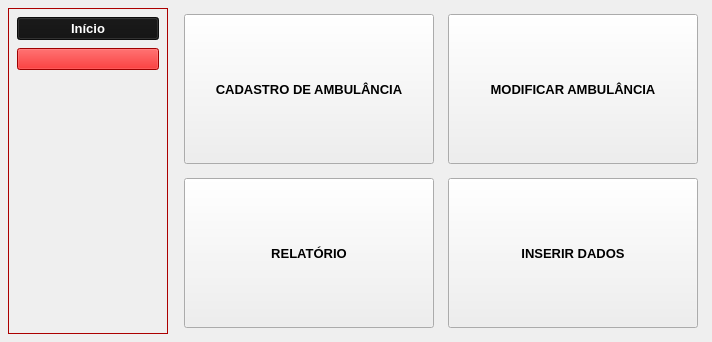
  <widget class="QWidget" name="centralwidget">
   <layout class="QHBoxLayout" name="horizontalLayout" stretch="0,1">
    <property name="spacing">
     <number>10</number>
    </property>
    <property name="leftMargin">
     <number>8</number>
    </property>
    <property name="topMargin">
     <number>8</number>
    </property>
    <property name="rightMargin">
     <number>8</number>
    </property>
    <property name="bottomMargin">
     <number>8</number>
    </property>
    <item>
     <widget class="QFrame" name="menuLateral">
      <property name="sizePolicy">
       <sizepolicy hsizetype="Fixed" vsizetype="Expanding">
        <horstretch>0</horstretch>
        <verstretch>0</verstretch>
       </sizepolicy>
      </property>
      <property name="minimumSize">
       <size>
        <width>160</width>
        <height>0</height>
       </size>
      </property>
      <property name="maximumSize">
       <size>
        <width>160</width>
        <height>16777215</height>
       </size>
      </property>
      <property name="palette">
       <palette>
        <active>
         <colorrole role="WindowText">
          <brush brushstyle="SolidPattern">
           <color alpha="255">
            <red>0</red>
            <green>0</green>
            <blue>0</blue>
           </color>
          </brush>
         </colorrole>
         <colorrole role="Button">
          <brush brushstyle="SolidPattern">
           <color alpha="255">
            <red>223</red>
            <green>0</green>
            <blue>0</blue>
           </color>
          </brush>
         </colorrole>
         <colorrole role="Light">
          <brush brushstyle="SolidPattern">
           <color alpha="255">
            <red>255</red>
            <green>79</green>
            <blue>79</blue>
           </color>
          </brush>
         </colorrole>
         <colorrole role="Midlight">
          <brush brushstyle="SolidPattern">
           <color alpha="255">
            <red>239</red>
            <green>39</green>
            <blue>39</blue>
           </color>
          </brush>
         </colorrole>
         <colorrole role="Dark">
          <brush brushstyle="SolidPattern">
           <color alpha="255">
            <red>111</red>
            <green>0</green>
            <blue>0</blue>
           </color>
          </brush>
         </colorrole>
         <colorrole role="Mid">
          <brush brushstyle="SolidPattern">
           <color alpha="255">
            <red>149</red>
            <green>0</green>
            <blue>0</blue>
           </color>
          </brush>
         </colorrole>
         <colorrole role="Text">
          <brush brushstyle="SolidPattern">
           <color alpha="255">
            <red>0</red>
            <green>0</green>
            <blue>0</blue>
           </color>
          </brush>
         </colorrole>
         <colorrole role="BrightText">
          <brush brushstyle="SolidPattern">
           <color alpha="255">
            <red>255</red>
            <green>255</green>
            <blue>255</blue>
           </color>
          </brush>
         </colorrole>
         <colorrole role="ButtonText">
          <brush brushstyle="SolidPattern">
           <color alpha="255">
            <red>0</red>
            <green>0</green>
            <blue>0</blue>
           </color>
          </brush>
         </colorrole>
         <colorrole role="Base">
          <brush brushstyle="SolidPattern">
           <color alpha="255">
            <red>255</red>
            <green>255</green>
            <blue>255</blue>
           </color>
          </brush>
         </colorrole>
         <colorrole role="Window">
          <brush brushstyle="SolidPattern">
           <color alpha="255">
            <red>223</red>
            <green>0</green>
            <blue>0</blue>
           </color>
          </brush>
         </colorrole>
         <colorrole role="Shadow">
          <brush brushstyle="SolidPattern">
           <color alpha="255">
            <red>0</red>
            <green>0</green>
            <blue>0</blue>
           </color>
          </brush>
         </colorrole>
         <colorrole role="AlternateBase">
          <brush brushstyle="SolidPattern">
           <color alpha="255">
            <red>239</red>
            <green>127</green>
            <blue>127</blue>
           </color>
          </brush>
         </colorrole>
         <colorrole role="ToolTipBase">
          <brush brushstyle="SolidPattern">
           <color alpha="255">
            <red>255</red>
            <green>255</green>
            <blue>220</blue>
           </color>
          </brush>
         </colorrole>
         <colorrole role="ToolTipText">
          <brush brushstyle="SolidPattern">
           <color alpha="255">
            <red>0</red>
            <green>0</green>
            <blue>0</blue>
           </color>
          </brush>
         </colorrole>
        </active>
        <inactive>
         <colorrole role="WindowText">
          <brush brushstyle="SolidPattern">
           <color alpha="255">
            <red>0</red>
            <green>0</green>
            <blue>0</blue>
           </color>
          </brush>
         </colorrole>
         <colorrole role="Button">
          <brush brushstyle="SolidPattern">
           <color alpha="255">
            <red>223</red>
            <green>0</green>
            <blue>0</blue>
           </color>
          </brush>
         </colorrole>
         <colorrole role="Light">
          <brush brushstyle="SolidPattern">
           <color alpha="255">
            <red>255</red>
            <green>79</green>
            <blue>79</blue>
           </color>
          </brush>
         </colorrole>
         <colorrole role="Midlight">
          <brush brushstyle="SolidPattern">
           <color alpha="255">
            <red>239</red>
            <green>39</green>
            <blue>39</blue>
           </color>
          </brush>
         </colorrole>
         <colorrole role="Dark">
          <brush brushstyle="SolidPattern">
           <color alpha="255">
            <red>111</red>
            <green>0</green>
            <blue>0</blue>
           </color>
          </brush>
         </colorrole>
         <colorrole role="Mid">
          <brush brushstyle="SolidPattern">
           <color alpha="255">
            <red>149</red>
            <green>0</green>
            <blue>0</blue>
           </color>
          </brush>
         </colorrole>
         <colorrole role="Text">
          <brush brushstyle="SolidPattern">
           <color alpha="255">
            <red>0</red>
            <green>0</green>
            <blue>0</blue>
           </color>
          </brush>
         </colorrole>
         <colorrole role="BrightText">
          <brush brushstyle="SolidPattern">
           <color alpha="255">
            <red>255</red>
            <green>255</green>
            <blue>255</blue>
           </color>
          </brush>
         </colorrole>
         <colorrole role="ButtonText">
          <brush brushstyle="SolidPattern">
           <color alpha="255">
            <red>0</red>
            <green>0</green>
            <blue>0</blue>
           </color>
          </brush>
         </colorrole>
         <colorrole role="Base">
          <brush brushstyle="SolidPattern">
           <color alpha="255">
            <red>255</red>
            <green>255</green>
            <blue>255</blue>
           </color>
          </brush>
         </colorrole>
         <colorrole role="Window">
          <brush brushstyle="SolidPattern">
           <color alpha="255">
            <red>223</red>
            <green>0</green>
            <blue>0</blue>
           </color>
          </brush>
         </colorrole>
         <colorrole role="Shadow">
          <brush brushstyle="SolidPattern">
           <color alpha="255">
            <red>0</red>
            <green>0</green>
            <blue>0</blue>
           </color>
          </brush>
         </colorrole>
         <colorrole role="AlternateBase">
          <brush brushstyle="SolidPattern">
           <color alpha="255">
            <red>239</red>
            <green>127</green>
            <blue>127</blue>
           </color>
          </brush>
         </colorrole>
         <colorrole role="ToolTipBase">
          <brush brushstyle="SolidPattern">
           <color alpha="255">
            <red>255</red>
            <green>255</green>
            <blue>220</blue>
           </color>
          </brush>
         </colorrole>
         <colorrole role="ToolTipText">
          <brush brushstyle="SolidPattern">
           <color alpha="255">
            <red>0</red>
            <green>0</green>
            <blue>0</blue>
           </color>
          </brush>
         </colorrole>
        </inactive>
        <disabled>
         <colorrole role="WindowText">
          <brush brushstyle="SolidPattern">
           <color alpha="255">
            <red>111</red>
            <green>0</green>
            <blue>0</blue>
           </color>
          </brush>
         </colorrole>
         <colorrole role="Button">
          <brush brushstyle="SolidPattern">
           <color alpha="255">
            <red>223</red>
            <green>0</green>
            <blue>0</blue>
           </color>
          </brush>
         </colorrole>
         <colorrole role="Light">
          <brush brushstyle="SolidPattern">
           <color alpha="255">
            <red>255</red>
            <green>79</green>
            <blue>79</blue>
           </color>
          </brush>
         </colorrole>
         <colorrole role="Midlight">
          <brush brushstyle="SolidPattern">
           <color alpha="255">
            <red>239</red>
            <green>39</green>
            <blue>39</blue>
           </color>
          </brush>
         </colorrole>
         <colorrole role="Dark">
          <brush brushstyle="SolidPattern">
           <color alpha="255">
            <red>111</red>
            <green>0</green>
            <blue>0</blue>
           </color>
          </brush>
         </colorrole>
         <colorrole role="Mid">
          <brush brushstyle="SolidPattern">
           <color alpha="255">
            <red>149</red>
            <green>0</green>
            <blue>0</blue>
           </color>
          </brush>
         </colorrole>
         <colorrole role="Text">
          <brush brushstyle="SolidPattern">
           <color alpha="255">
            <red>111</red>
            <green>0</green>
            <blue>0</blue>
           </color>
          </brush>
         </colorrole>
         <colorrole role="BrightText">
          <brush brushstyle="SolidPattern">
           <color alpha="255">
            <red>255</red>
            <green>255</green>
            <blue>255</blue>
           </color>
          </brush>
         </colorrole>
         <colorrole role="ButtonText">
          <brush brushstyle="SolidPattern">
           <color alpha="255">
            <red>111</red>
            <green>0</green>
            <blue>0</blue>
           </color>
          </brush>
         </colorrole>
         <colorrole role="Base">
          <brush brushstyle="SolidPattern">
           <color alpha="255">
            <red>223</red>
            <green>0</green>
            <blue>0</blue>
           </color>
          </brush>
         </colorrole>
         <colorrole role="Window">
          <brush brushstyle="SolidPattern">
           <color alpha="255">
            <red>223</red>
            <green>0</green>
            <blue>0</blue>
           </color>
          </brush>
         </colorrole>
         <colorrole role="Shadow">
          <brush brushstyle="SolidPattern">
           <color alpha="255">
            <red>0</red>
            <green>0</green>
            <blue>0</blue>
           </color>
          </brush>
         </colorrole>
         <colorrole role="AlternateBase">
          <brush brushstyle="SolidPattern">
           <color alpha="255">
            <red>223</red>
            <green>0</green>
            <blue>0</blue>
           </color>
          </brush>
         </colorrole>
         <colorrole role="ToolTipBase">
          <brush brushstyle="SolidPattern">
           <color alpha="255">
            <red>255</red>
            <green>255</green>
            <blue>220</blue>
           </color>
          </brush>
         </colorrole>
         <colorrole role="ToolTipText">
          <brush brushstyle="SolidPattern">
           <color alpha="255">
            <red>0</red>
            <green>0</green>
            <blue>0</blue>
           </color>
          </brush>
         </colorrole>
        </disabled>
       </palette>
      </property>
      <property name="frameShape">
       <enum>QFrame::StyledPanel</enum>
      </property>
      <layout class="QVBoxLayout" name="menuLayout">
       <property name="spacing">
        <number>8</number>
       </property>
       <property name="leftMargin">
        <number>8</number>
       </property>
       <property name="topMargin">
        <number>8</number>
       </property>
       <property name="rightMargin">
        <number>8</number>
       </property>
       <property name="bottomMargin">
        <number>8</number>
       </property>
       <item>
        <widget class="QPushButton" name="btnInicio">
         <property name="sizePolicy">
          <sizepolicy hsizetype="Preferred" vsizetype="Fixed">
           <horstretch>0</horstretch>
           <verstretch>0</verstretch>
          </sizepolicy>
         </property>
         <property name="palette">
          <palette>
           <active>
            <colorrole role="WindowText">
             <brush brushstyle="SolidPattern">
              <color alpha="255">
               <red>255</red>
               <green>255</green>
               <blue>255</blue>
              </color>
             </brush>
            </colorrole>
            <colorrole role="Button">
             <brush brushstyle="SolidPattern">
              <color alpha="255">
               <red>17</red>
               <green>17</green>
               <blue>17</blue>
              </color>
             </brush>
            </colorrole>
            <colorrole role="Light">
             <brush brushstyle="SolidPattern">
              <color alpha="255">
               <red>255</red>
               <green>127</green>
               <blue>127</blue>
              </color>
             </brush>
            </colorrole>
            <colorrole role="Midlight">
             <brush brushstyle="SolidPattern">
              <color alpha="255">
               <red>255</red>
               <green>63</green>
               <blue>63</blue>
              </color>
             </brush>
            </colorrole>
            <colorrole role="Dark">
             <brush brushstyle="SolidPattern">
              <color alpha="255">
               <red>127</red>
               <green>0</green>
               <blue>0</blue>
              </color>
             </brush>
            </colorrole>
            <colorrole role="Mid">
             <brush brushstyle="SolidPattern">
              <color alpha="255">
               <red>170</red>
               <green>0</green>
               <blue>0</blue>
              </color>
             </brush>
            </colorrole>
            <colorrole role="Text">
             <brush brushstyle="SolidPattern">
              <color alpha="255">
               <red>255</red>
               <green>255</green>
               <blue>255</blue>
              </color>
             </brush>
            </colorrole>
            <colorrole role="BrightText">
             <brush brushstyle="SolidPattern">
              <color alpha="255">
               <red>255</red>
               <green>255</green>
               <blue>255</blue>
              </color>
             </brush>
            </colorrole>
            <colorrole role="ButtonText">
             <brush brushstyle="SolidPattern">
              <color alpha="255">
               <red>255</red>
               <green>255</green>
               <blue>255</blue>
              </color>
             </brush>
            </colorrole>
            <colorrole role="Base">
             <brush brushstyle="SolidPattern">
              <color alpha="255">
               <red>17</red>
               <green>17</green>
               <blue>17</blue>
              </color>
             </brush>
            </colorrole>
            <colorrole role="Window">
             <brush brushstyle="SolidPattern">
              <color alpha="255">
               <red>17</red>
               <green>17</green>
               <blue>17</blue>
              </color>
             </brush>
            </colorrole>
            <colorrole role="Shadow">
             <brush brushstyle="SolidPattern">
              <color alpha="255">
               <red>0</red>
               <green>0</green>
               <blue>0</blue>
              </color>
             </brush>
            </colorrole>
            <colorrole role="AlternateBase">
             <brush brushstyle="SolidPattern">
              <color alpha="255">
               <red>255</red>
               <green>127</green>
               <blue>127</blue>
              </color>
             </brush>
            </colorrole>
            <colorrole role="ToolTipBase">
             <brush brushstyle="SolidPattern">
              <color alpha="255">
               <red>255</red>
               <green>255</green>
               <blue>220</blue>
              </color>
             </brush>
            </colorrole>
            <colorrole role="ToolTipText">
             <brush brushstyle="SolidPattern">
              <color alpha="255">
               <red>0</red>
               <green>0</green>
               <blue>0</blue>
              </color>
             </brush>
            </colorrole>
           </active>
           <inactive>
            <colorrole role="WindowText">
             <brush brushstyle="SolidPattern">
              <color alpha="255">
               <red>255</red>
               <green>255</green>
               <blue>255</blue>
              </color>
             </brush>
            </colorrole>
            <colorrole role="Button">
             <brush brushstyle="SolidPattern">
              <color alpha="255">
               <red>17</red>
               <green>17</green>
               <blue>17</blue>
              </color>
             </brush>
            </colorrole>
            <colorrole role="Light">
             <brush brushstyle="SolidPattern">
              <color alpha="255">
               <red>255</red>
               <green>127</green>
               <blue>127</blue>
              </color>
             </brush>
            </colorrole>
            <colorrole role="Midlight">
             <brush brushstyle="SolidPattern">
              <color alpha="255">
               <red>255</red>
               <green>63</green>
               <blue>63</blue>
              </color>
             </brush>
            </colorrole>
            <colorrole role="Dark">
             <brush brushstyle="SolidPattern">
              <color alpha="255">
               <red>127</red>
               <green>0</green>
               <blue>0</blue>
              </color>
             </brush>
            </colorrole>
            <colorrole role="Mid">
             <brush brushstyle="SolidPattern">
              <color alpha="255">
               <red>170</red>
               <green>0</green>
               <blue>0</blue>
              </color>
             </brush>
            </colorrole>
            <colorrole role="Text">
             <brush brushstyle="SolidPattern">
              <color alpha="255">
               <red>255</red>
               <green>255</green>
               <blue>255</blue>
              </color>
             </brush>
            </colorrole>
            <colorrole role="BrightText">
             <brush brushstyle="SolidPattern">
              <color alpha="255">
               <red>255</red>
               <green>255</green>
               <blue>255</blue>
              </color>
             </brush>
            </colorrole>
            <colorrole role="ButtonText">
             <brush brushstyle="SolidPattern">
              <color alpha="255">
               <red>255</red>
               <green>255</green>
               <blue>255</blue>
              </color>
             </brush>
            </colorrole>
            <colorrole role="Base">
             <brush brushstyle="SolidPattern">
              <color alpha="255">
               <red>17</red>
               <green>17</green>
               <blue>17</blue>
              </color>
             </brush>
            </colorrole>
            <colorrole role="Window">
             <brush brushstyle="SolidPattern">
              <color alpha="255">
               <red>17</red>
               <green>17</green>
               <blue>17</blue>
              </color>
             </brush>
            </colorrole>
            <colorrole role="Shadow">
             <brush brushstyle="SolidPattern">
              <color alpha="255">
               <red>0</red>
               <green>0</green>
               <blue>0</blue>
              </color>
             </brush>
            </colorrole>
            <colorrole role="AlternateBase">
             <brush brushstyle="SolidPattern">
              <color alpha="255">
               <red>255</red>
               <green>127</green>
               <blue>127</blue>
              </color>
             </brush>
            </colorrole>
            <colorrole role="ToolTipBase">
             <brush brushstyle="SolidPattern">
              <color alpha="255">
               <red>255</red>
               <green>255</green>
               <blue>220</blue>
              </color>
             </brush>
            </colorrole>
            <colorrole role="ToolTipText">
             <brush brushstyle="SolidPattern">
              <color alpha="255">
               <red>0</red>
               <green>0</green>
               <blue>0</blue>
              </color>
             </brush>
            </colorrole>
           </inactive>
           <disabled>
            <colorrole role="WindowText">
             <brush brushstyle="SolidPattern">
              <color alpha="255">
               <red>122</red>
               <green>122</green>
               <blue>122</blue>
              </color>
             </brush>
            </colorrole>
            <colorrole role="Button">
             <brush brushstyle="SolidPattern">
              <color alpha="255">
               <red>43</red>
               <green>43</green>
               <blue>43</blue>
              </color>
             </brush>
            </colorrole>
            <colorrole role="Light">
             <brush brushstyle="SolidPattern">
              <color alpha="255">
               <red>255</red>
               <green>127</green>
               <blue>127</blue>
              </color>
             </brush>
            </colorrole>
            <colorrole role="Midlight">
             <brush brushstyle="SolidPattern">
              <color alpha="255">
               <red>255</red>
               <green>63</green>
               <blue>63</blue>
              </color>
             </brush>
            </colorrole>
            <colorrole role="Dark">
             <brush brushstyle="SolidPattern">
              <color alpha="255">
               <red>127</red>
               <green>0</green>
               <blue>0</blue>
              </color>
             </brush>
            </colorrole>
            <colorrole role="Mid">
             <brush brushstyle="SolidPattern">
              <color alpha="255">
               <red>170</red>
               <green>0</green>
               <blue>0</blue>
              </color>
             </brush>
            </colorrole>
            <colorrole role="Text">
             <brush brushstyle="SolidPattern">
              <color alpha="255">
               <red>122</red>
               <green>122</green>
               <blue>122</blue>
              </color>
             </brush>
            </colorrole>
            <colorrole role="BrightText">
             <brush brushstyle="SolidPattern">
              <color alpha="255">
               <red>255</red>
               <green>255</green>
               <blue>255</blue>
              </color>
             </brush>
            </colorrole>
            <colorrole role="ButtonText">
             <brush brushstyle="SolidPattern">
              <color alpha="255">
               <red>122</red>
               <green>122</green>
               <blue>122</blue>
              </color>
             </brush>
            </colorrole>
            <colorrole role="Base">
             <brush brushstyle="SolidPattern">
              <color alpha="255">
               <red>43</red>
               <green>43</green>
               <blue>43</blue>
              </color>
             </brush>
            </colorrole>
            <colorrole role="Window">
             <brush brushstyle="SolidPattern">
              <color alpha="255">
               <red>43</red>
               <green>43</green>
               <blue>43</blue>
              </color>
             </brush>
            </colorrole>
            <colorrole role="Shadow">
             <brush brushstyle="SolidPattern">
              <color alpha="255">
               <red>0</red>
               <green>0</green>
               <blue>0</blue>
              </color>
             </brush>
            </colorrole>
            <colorrole role="AlternateBase">
             <brush brushstyle="SolidPattern">
              <color alpha="255">
               <red>255</red>
               <green>0</green>
               <blue>0</blue>
              </color>
             </brush>
            </colorrole>
            <colorrole role="ToolTipBase">
             <brush brushstyle="SolidPattern">
              <color alpha="255">
               <red>255</red>
               <green>255</green>
               <blue>220</blue>
              </color>
             </brush>
            </colorrole>
            <colorrole role="ToolTipText">
             <brush brushstyle="SolidPattern">
              <color alpha="255">
               <red>0</red>
               <green>0</green>
               <blue>0</blue>
              </color>
             </brush>
            </colorrole>
           </disabled>
          </palette>
         </property>
         <property name="font">
          <font>
           <family>Arial</family>
           <pointsize>10</pointsize>
           <weight>75</weight>
           <bold>true</bold>
          </font>
         </property>
         <property name="text">
          <string>Início</string>
         </property>
         <property name="icon">
          <iconset>
           <normaloff>../../../Downloads/ícone-do-vetor-da-casa-ilustração-home-preto-e-branco-ícone-linear-contínuo-da-casa-para-aplicações-móveis-93005323.webp</normaloff>../../../Downloads/ícone-do-vetor-da-casa-ilustração-home-preto-e-branco-ícone-linear-contínuo-da-casa-para-aplicações-móveis-93005323.webp</iconset>
         </property>
         <property name="iconSize">
          <size>
           <width>30</width>
           <height>30</height>
          </size>
         </property>
        </widget>
       </item>
       <item>
        <widget class="QPushButton" name="btnConfig">
         <property name="enabled">
          <bool>true</bool>
         </property>
         <property name="sizePolicy">
          <sizepolicy hsizetype="Preferred" vsizetype="Fixed">
           <horstretch>0</horstretch>
           <verstretch>0</verstretch>
          </sizepolicy>
         </property>
         <property name="maximumSize">
          <size>
           <width>142</width>
           <height>16777215</height>
          </size>
         </property>
         <property name="font">
          <font>
           <family>Arial</family>
           <pointsize>9</pointsize>
           <weight>75</weight>
           <bold>true</bold>
          </font>
         </property>
         <property name="text">
          <string/>
         </property>
         <property name="icon">
          <iconset>
           <normaloff>../../../Downloads/Designer (9).png</normaloff>../../../Downloads/Designer (9).png</iconset>
         </property>
         <property name="iconSize">
          <size>
           <width>40</width>
           <height>30</height>
          </size>
         </property>
        </widget>
       </item>
       <item>
        <spacer name="menuSpacer">
         <property name="orientation">
          <enum>Qt::Vertical</enum>
         </property>
         <property name="sizeHint" stdset="0">
          <size>
           <width>20</width>
           <height>40</height>
          </size>
         </property>
        </spacer>
       </item>
      </layout>
     </widget>
    </item>
    <item>
     <layout class="QGridLayout" name="gridLayout">
      <property name="leftMargin">
       <number>6</number>
      </property>
      <property name="topMargin">
       <number>6</number>
      </property>
      <property name="rightMargin">
       <number>6</number>
      </property>
      <property name="bottomMargin">
       <number>6</number>
      </property>
      <property name="spacing">
       <number>14</number>
      </property>
      <item row="0" column="0">
       <widget class="QPushButton" name="btnCadastroAmb">
        <property name="sizePolicy">
         <sizepolicy hsizetype="Preferred" vsizetype="Preferred">
          <horstretch>0</horstretch>
          <verstretch>0</verstretch>
         </sizepolicy>
        </property>
        <property name="minimumSize">
         <size>
          <width>250</width>
          <height>150</height>
         </size>
        </property>
        <property name="font">
         <font>
          <family>Arial</family>
          <pointsize>10</pointsize>
          <weight>75</weight>
          <bold>true</bold>
         </font>
        </property>
        <property name="text">
         <string>CADASTRO DE AMBULÂNCIA</string>
        </property>
        <property name="icon">
         <iconset>
          <normaloff>../../../Downloads/Designer (5).png</normaloff>../../../Downloads/Designer (5).png</iconset>
        </property>
        <property name="iconSize">
         <size>
          <width>128</width>
          <height>128</height>
         </size>
        </property>
        <property name="flat">
         <bool>false</bool>
        </property>
       </widget>
      </item>
      <item row="0" column="1">
       <widget class="QPushButton" name="btnModificarAmb">
        <property name="sizePolicy">
         <sizepolicy hsizetype="Preferred" vsizetype="Preferred">
          <horstretch>0</horstretch>
          <verstretch>0</verstretch>
         </sizepolicy>
        </property>
        <property name="minimumSize">
         <size>
          <width>250</width>
          <height>150</height>
         </size>
        </property>
        <property name="font">
         <font>
          <family>Arial</family>
          <pointsize>10</pointsize>
          <weight>75</weight>
          <bold>true</bold>
         </font>
        </property>
        <property name="text">
         <string>MODIFICAR AMBULÂNCIA</string>
        </property>
        <property name="icon">
         <iconset>
          <normaloff>../../../Downloads/Designer (6).png</normaloff>../../../Downloads/Designer (6).png</iconset>
        </property>
        <property name="iconSize">
         <size>
          <width>128</width>
          <height>128</height>
         </size>
        </property>
       </widget>
      </item>
      <item row="1" column="0">
       <widget class="QPushButton" name="btnRelatorio">
        <property name="sizePolicy">
         <sizepolicy hsizetype="Preferred" vsizetype="Preferred">
          <horstretch>0</horstretch>
          <verstretch>0</verstretch>
         </sizepolicy>
        </property>
        <property name="minimumSize">
         <size>
          <width>250</width>
          <height>150</height>
         </size>
        </property>
        <property name="font">
         <font>
          <family>Arial</family>
          <pointsize>10</pointsize>
          <weight>75</weight>
          <bold>true</bold>
         </font>
        </property>
        <property name="text">
         <string>RELATÓRIO</string>
        </property>
        <property name="icon">
         <iconset>
          <normaloff>../../../Downloads/Designer (7).png</normaloff>../../../Downloads/Designer (7).png</iconset>
        </property>
        <property name="iconSize">
         <size>
          <width>128</width>
          <height>128</height>
         </size>
        </property>
       </widget>
      </item>
      <item row="1" column="1">
       <widget class="QPushButton" name="btnInserirDados">
        <property name="sizePolicy">
         <sizepolicy hsizetype="Preferred" vsizetype="Preferred">
          <horstretch>0</horstretch>
          <verstretch>0</verstretch>
         </sizepolicy>
        </property>
        <property name="minimumSize">
         <size>
          <width>250</width>
          <height>150</height>
         </size>
        </property>
        <property name="font">
         <font>
          <family>Arial</family>
          <pointsize>10</pointsize>
          <weight>75</weight>
          <bold>true</bold>
         </font>
        </property>
        <property name="text">
         <string>INSERIR DADOS</string>
        </property>
        <property name="icon">
         <iconset>
          <normaloff>../../../Downloads/Designer (8).png</normaloff>../../../Downloads/Designer (8).png</iconset>
        </property>
        <property name="iconSize">
         <size>
          <width>128</width>
          <height>128</height>
         </size>
        </property>
       </widget>
      </item>
     </layout>
    </item>
   </layout>
  </widget>
